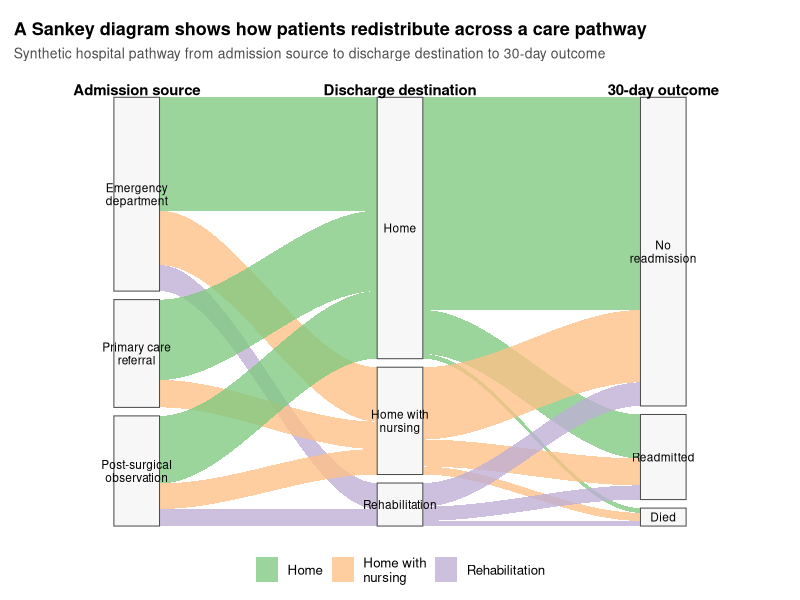
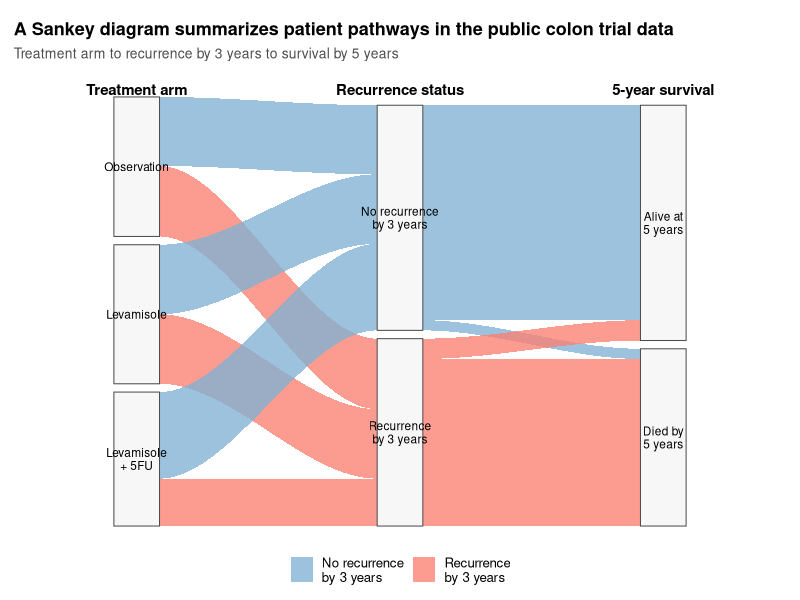

Write R code to recreate these figures, in order.
## ---- chunk 1
library(dplyr)
library(ggplot2)
library(knitr)

format_numeric_table <- function(df, digits = 2) {
  numeric_cols <- vapply(df, is.numeric, logical(1))
  df[numeric_cols] <- lapply(df[numeric_cols], round, digits = digits)
  df
}

allocate_nodes <- function(totals, order, gap) {
  totals <- totals |>
    mutate(node = factor(node, levels = order)) |>
    arrange(node)

  total_height <- sum(totals$value) + gap * (nrow(totals) - 1)
  current_top <- total_height

  totals$ymax <- NA_real_
  totals$ymin <- NA_real_

  for (i in seq_len(nrow(totals))) {
    totals$ymax[i] <- current_top
    totals$ymin[i] <- current_top - totals$value[i]
    current_top <- totals$ymin[i] - gap
  }

  totals$y <- (totals$ymin + totals$ymax) / 2
  totals
}

make_ribbon_polygon <- function(x0, x1, y0_min, y0_max, y1_min, y1_max, fill_group, flow_id, n_points = 60) {
  t <- seq(0, 1, length.out = n_points)
  s <- 3 * t^2 - 2 * t^3
  x <- x0 + (x1 - x0) * t
  y_upper <- y0_max + (y1_max - y0_max) * s
  y_lower <- y0_min + (y1_min - y0_min) * s

  data.frame(
    x = c(x, rev(x)),
    y = c(y_upper, rev(y_lower)),
    flow_fill = fill_group,
    flow_id = flow_id
  )
}

prepare_sankey_components <- function(flows, stage_vars, stage_orders, stage_titles, middle_stage, gap = 18, node_width = 0.52) {
  x_positions <- seq(0, by = 3, length.out = length(stage_vars))

  node_data <- bind_rows(lapply(seq_along(stage_vars), function(i) {
    stage <- stage_vars[i]

    totals <- flows |>
      group_by(node = .data[[stage]]) |>
      summarise(value = sum(n), .groups = "drop")

    layout <- allocate_nodes(totals, order = stage_orders[[stage]], gap = gap)

    layout |>
      mutate(
        stage = stage,
        x = x_positions[i],
        xmin = x - node_width / 2,
        xmax = x + node_width / 2
      )
  }))

  ribbon_list <- lapply(seq_len(length(stage_vars) - 1), function(i) {
    source_stage <- stage_vars[i]
    target_stage <- stage_vars[i + 1]

    pair_flows <- flows |>
      group_by(
        source = .data[[source_stage]],
        target = .data[[target_stage]],
        flow_fill = .data[[middle_stage]]
      ) |>
      summarise(n = sum(n), .groups = "drop")

    source_bounds <- node_data |>
      filter(stage == source_stage) |>
      select(source = node, source_x = x, source_ymin = ymin, source_ymax = ymax)

    target_bounds <- node_data |>
      filter(stage == target_stage) |>
      select(target = node, target_x = x, target_ymin = ymin, target_ymax = ymax)

    source_segments <- pair_flows |>
      mutate(
        source = factor(source, levels = stage_orders[[source_stage]]),
        target = factor(target, levels = stage_orders[[target_stage]])
      ) |>
      arrange(source, target) |>
      left_join(source_bounds, by = "source") |>
      group_by(source) |>
      mutate(
        seg_source_ymax = source_ymax - lag(cumsum(n), default = 0),
        seg_source_ymin = seg_source_ymax - n
      ) |>
      ungroup()

    target_segments <- pair_flows |>
      mutate(
        source = factor(source, levels = stage_orders[[source_stage]]),
        target = factor(target, levels = stage_orders[[target_stage]])
      ) |>
      arrange(target, source) |>
      left_join(target_bounds, by = "target") |>
      group_by(target) |>
      mutate(
        seg_target_ymax = target_ymax - lag(cumsum(n), default = 0),
        seg_target_ymin = seg_target_ymax - n
      ) |>
      ungroup()

    segment_data <- source_segments |>
      select(source, target, flow_fill, n, source_x, seg_source_ymin, seg_source_ymax) |>
      left_join(
        target_segments |>
          select(source, target, flow_fill, n, target_x, seg_target_ymin, seg_target_ymax),
        by = c("source", "target", "flow_fill", "n")
      )

    bind_rows(lapply(seq_len(nrow(segment_data)), function(j) {
      make_ribbon_polygon(
        x0 = segment_data$source_x[j] + node_width / 2,
        x1 = segment_data$target_x[j] - node_width / 2,
        y0_min = segment_data$seg_source_ymin[j],
        y0_max = segment_data$seg_source_ymax[j],
        y1_min = segment_data$seg_target_ymin[j],
        y1_max = segment_data$seg_target_ymax[j],
        fill_group = as.character(segment_data$flow_fill[j]),
        flow_id = paste(source_stage, target_stage, j, sep = "_")
      )
    }))
  })

  stage_labels <- data.frame(
    x = x_positions,
    y = max(node_data$ymax) + gap * 0.9,
    label = stage_titles
  )

  list(
    nodes = node_data,
    ribbons = bind_rows(ribbon_list),
    stage_labels = stage_labels,
    plot_ymax = stage_labels$y[1] + gap * 0.6
  )
}

draw_sankey_plot <- function(components, fill_palette, title, subtitle) {
  ggplot() +
    geom_polygon(
      data = components$ribbons,
      aes(x = x, y = y, group = flow_id, fill = flow_fill),
      alpha = 0.78,
      color = NA
    ) +
    geom_rect(
      data = components$nodes,
      aes(xmin = xmin, xmax = xmax, ymin = ymin, ymax = ymax),
      inherit.aes = FALSE,
      fill = "#f7f7f7",
      color = "#4d4d4d",
      linewidth = 0.35
    ) +
    geom_text(
      data = components$nodes,
      aes(x = x, y = y, label = node),
      size = 3.0,
      lineheight = 0.92
    ) +
    geom_text(
      data = components$stage_labels,
      aes(x = x, y = y, label = label),
      size = 3.8,
      fontface = "bold"
    ) +
    scale_fill_manual(values = fill_palette, name = NULL) +
    coord_cartesian(
      xlim = c(min(components$stage_labels$x) - 1.0, max(components$stage_labels$x) + 1.0),
      ylim = c(0, components$plot_ymax),
      clip = "off"
    ) +
    labs(
      title = title,
      subtitle = subtitle
    ) +
    theme_void(base_size = 12) +
    theme(
      legend.position = "bottom",
      plot.title = element_text(face = "bold", size = 13),
      plot.subtitle = element_text(size = 10, color = "#4d4d4d"),
      plot.margin = margin(10, 10, 12, 10)
    )
}
## ---- chunk 2
synthetic_flow_table <- data.frame(
  admission_source = c(
    rep("Emergency\ndepartment", 9),
    rep("Primary care\nreferral", 6),
    rep("Post-surgical\nobservation", 9)
  ),
  discharge_destination = c(
    rep("Home", 3),
    rep("Home with\nnursing", 3),
    rep("Rehabilitation", 3),
    rep("Home", 3),
    rep("Home with\nnursing", 3),
    rep("Home", 3),
    rep("Home with\nnursing", 3),
    rep("Rehabilitation", 3)
  ),
  outcome_30d = rep(
    c("No\nreadmission", "Readmitted", "Died"),
    times = 8
  ),
  n = c(
    180, 55, 5,
    70, 35, 10,
    25, 22, 8,
    150, 18, 2,
    45, 10, 3,
    120, 20, 3,
    38, 12, 4,
    25, 8, 3
  )
)

synthetic_summary <- synthetic_flow_table |>
  mutate(
    admission_source = gsub("\n", " ", admission_source),
    discharge_destination = gsub("\n", " ", discharge_destination),
    outcome_30d = gsub("\n", " ", outcome_30d)
  ) |>
  arrange(desc(n)) |>
  slice_head(n = 10)

knitr::kable(
  format_numeric_table(synthetic_summary, digits = 0),
  caption = "Largest synthetic care pathways that will appear in the Sankey diagram"
)
## ---- chunk 3
synthetic_stage_orders <- list(
  admission_source = c(
    "Emergency\ndepartment",
    "Primary care\nreferral",
    "Post-surgical\nobservation"
  ),
  discharge_destination = c(
    "Home",
    "Home with\nnursing",
    "Rehabilitation"
  ),
  outcome_30d = c(
    "No\nreadmission",
    "Readmitted",
    "Died"
  )
)

synthetic_components <- prepare_sankey_components(
  flows = synthetic_flow_table,
  stage_vars = c("admission_source", "discharge_destination", "outcome_30d"),
  stage_orders = synthetic_stage_orders,
  stage_titles = c("Admission source", "Discharge destination", "30-day outcome"),
  middle_stage = "discharge_destination",
  gap = 18
)

synthetic_palette <- c(
  "Home" = "#7fc97f",
  "Home with\nnursing" = "#fdc086",
  "Rehabilitation" = "#beaed4"
)

synthetic_sankey <- draw_sankey_plot(
  synthetic_components,
  fill_palette = synthetic_palette,
  title = "A Sankey diagram shows how patients redistribute across a care pathway",
  subtitle = "Synthetic hospital pathway from admission source to discharge destination to 30-day outcome"
)

synthetic_sankey
## ---- chunk 4
library(survival)

colon_patient <- survival::colon |>
  group_by(id, rx) |>
  summarise(
    recurrence_time = time[etype == 1][1],
    recurrence_status = status[etype == 1][1],
    death_time = time[etype == 2][1],
    death_status = status[etype == 2][1],
    .groups = "drop"
  ) |>
  mutate(
    recurrence_3y = ifelse(
      recurrence_status == 1 & recurrence_time <= 1095,
      "Recurrence\nby 3 years",
      ifelse(recurrence_time >= 1095, "No recurrence\nby 3 years", NA)
    ),
    survival_5y = ifelse(
      death_status == 1 & death_time <= 1825,
      "Died by\n5 years",
      ifelse(death_time >= 1825, "Alive at\n5 years", NA)
    ),
    treatment_arm = dplyr::recode(
      as.character(rx),
      "Obs" = "Observation",
      "Lev" = "Levamisole",
      "Lev+5FU" = "Levamisole\n+ 5FU"
    )
  ) |>
  filter(!is.na(recurrence_3y), !is.na(survival_5y))

colon_pathways <- colon_patient |>
  count(treatment_arm, recurrence_3y, survival_5y, name = "n")

colon_summary <- data.frame(
  sample_size = nrow(colon_patient),
  observation = sum(colon_patient$treatment_arm == "Observation"),
  levamisole = sum(colon_patient$treatment_arm == "Levamisole"),
  levamisole_5fu = sum(colon_patient$treatment_arm == "Levamisole\n+ 5FU")
)

colon_top_paths <- colon_pathways |>
  mutate(
    treatment_arm = gsub("\n", " ", treatment_arm),
    recurrence_3y = gsub("\n", " ", recurrence_3y),
    survival_5y = gsub("\n", " ", survival_5y)
  ) |>
  arrange(desc(n)) |>
  slice_head(n = 10)

knitr::kable(
  format_numeric_table(colon_summary, digits = 0),
  caption = "Public colon cancer trial sample used in the Sankey-diagram example"
)

knitr::kable(
  format_numeric_table(colon_top_paths, digits = 0),
  caption = "Largest treatment-to-recurrence-to-survival pathways in the public colon trial data"
)
## ---- chunk 5
colon_stage_orders <- list(
  treatment_arm = c("Observation", "Levamisole", "Levamisole\n+ 5FU"),
  recurrence_3y = c("No recurrence\nby 3 years", "Recurrence\nby 3 years"),
  survival_5y = c("Alive at\n5 years", "Died by\n5 years")
)

colon_components <- prepare_sankey_components(
  flows = colon_pathways,
  stage_vars = c("treatment_arm", "recurrence_3y", "survival_5y"),
  stage_orders = colon_stage_orders,
  stage_titles = c("Treatment arm", "Recurrence status", "5-year survival"),
  middle_stage = "recurrence_3y",
  gap = 18
)

colon_palette <- c(
  "No recurrence\nby 3 years" = "#80b1d3",
  "Recurrence\nby 3 years" = "#fb8072"
)

colon_sankey <- draw_sankey_plot(
  colon_components,
  fill_palette = colon_palette,
  title = "A Sankey diagram summarizes patient pathways in the public colon trial data",
  subtitle = "Treatment arm to recurrence by 3 years to survival by 5 years"
)

colon_sankey
